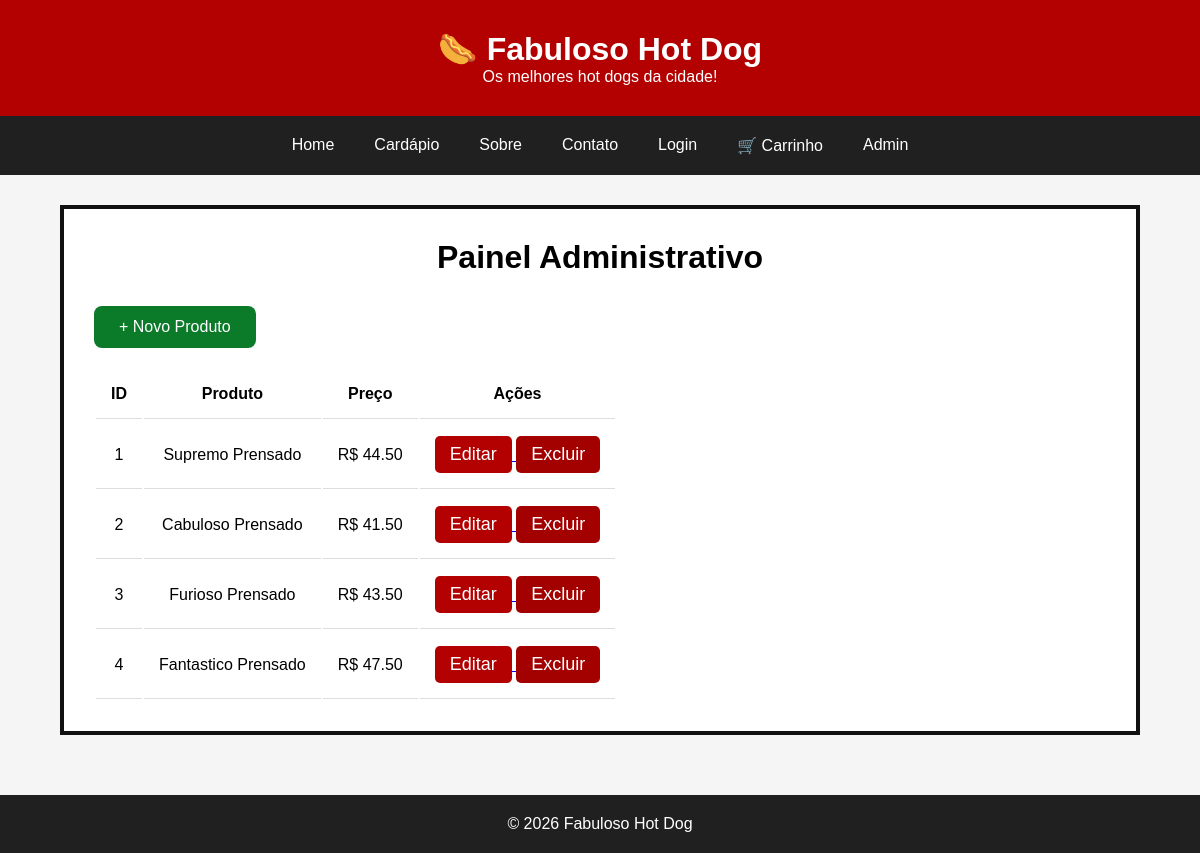
/admin, run on an earlier commit of the app's database.
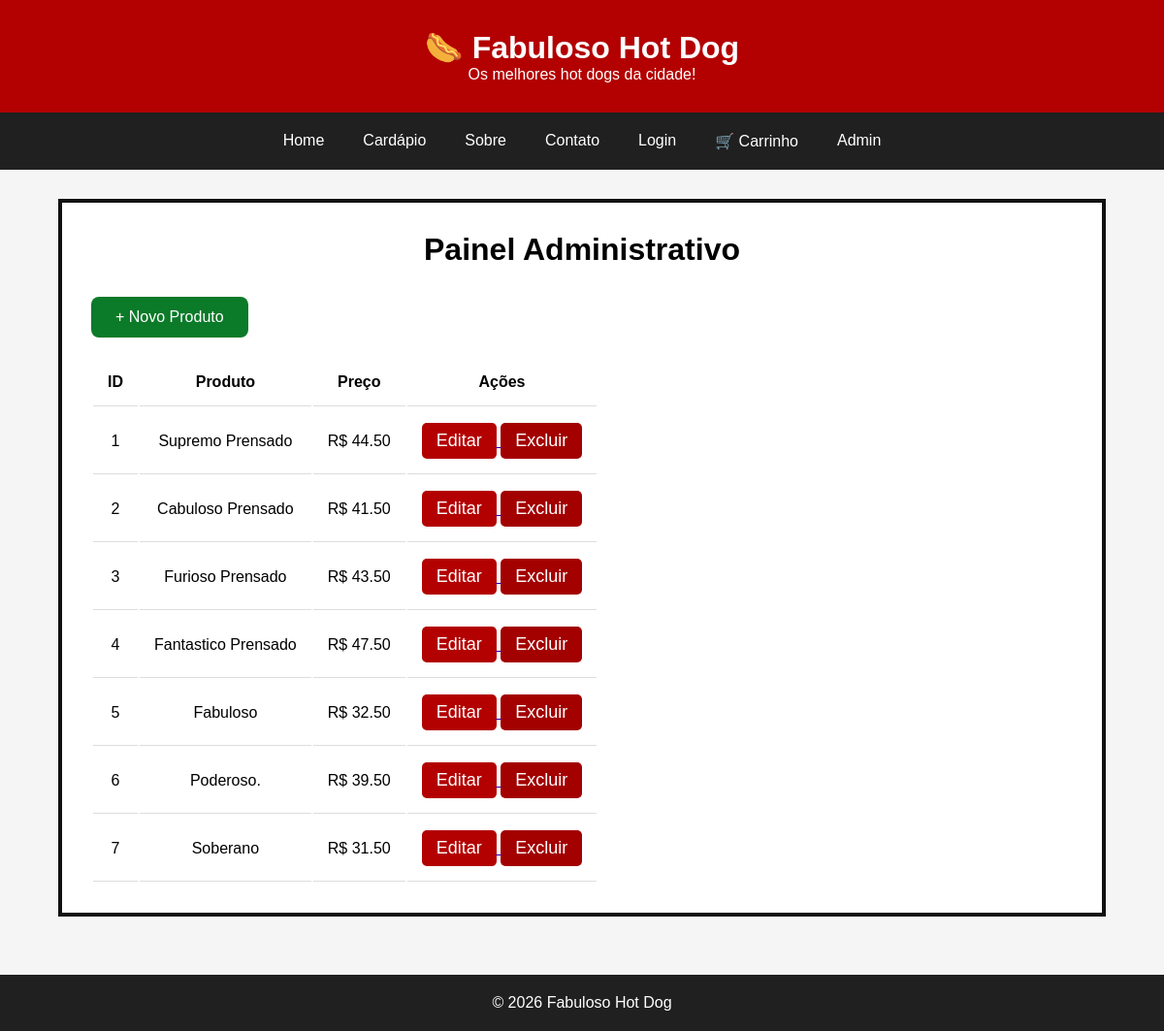
And on a later commit of the database.
### tables this page shows
CREATE TABLE produtos(

    id INTEGER PRIMARY KEY AUTOINCREMENT,

    nome TEXT NOT NULL,

    descricao TEXT NOT NULL,

    preco REAL NOT NULL,

    imagem TEXT

);

### app.py (the view)
@app.route("/admin")
def admin():
    produtos = listar_produtos()
    return render_template(
        "admin.html",
        produtos=produtos
    )

### database/database.py (called while the page is built)
def conectar():
    conexao = sqlite3.connect("database.db")
    conexao.row_factory = sqlite3.Row
    return conexao

def listar_produtos():
    conexao = conectar()
    cursor = conexao.cursor()
    cursor.execute("""
        SELECT
            id,
            nome,
            descricao,
            preco,
            imagem
        FROM produtos
    """)
    produtos = cursor.fetchall()
    conexao.close()
    return produtos

### templates/admin.html
    {% extends "base.html" %}
{% block conteudo %}
<div class="container-admin">
    <h1>Painel Administrativo</h1>
    <a class="btn-novo" href="{{ url_for('novo_produto') }}">
       + Novo Produto
    </a>
    <table class="tabela-admin">
        <thead>
            <tr>
                <th>ID</th>
                <th>Produto</th>
                <th>Preço</th>
                <th>Ações</th>
            </tr>
        </thead>
        <tbody>
        {% for produto in produtos %}
            <tr>
                <td>{{ produto.id }}</td>
                <td>{{ produto.nome }}</td>
                <td>R$ {{ "%.2f"|format(produto.preco) }}</td>
                <td>
                    <a href="{{ url_for('editar_produto', id_produto=produto.id) }}">
                        <button>Editar</button>
                    </a>
                    <a href="{{ url_for('excluir', id_produto=produto.id) }}"
                       onclick="return confirm('Deseja realmente excluir este produto?')">
                         <button class="btn-excluir">
                             Excluir
                         </button>
                    </a>
                </td>
            </tr>
        {% endfor %}
        </tbody>
    </table>
</div>
{% endblock %}

What changed in the data, as far as the page shows it:
added produtos: id "5", nome "Fabuloso", preco "32.50"
added produtos: id "6", nome "Poderoso.", preco "39.50"
added produtos: id "7", nome "Soberano", preco "31.50"
